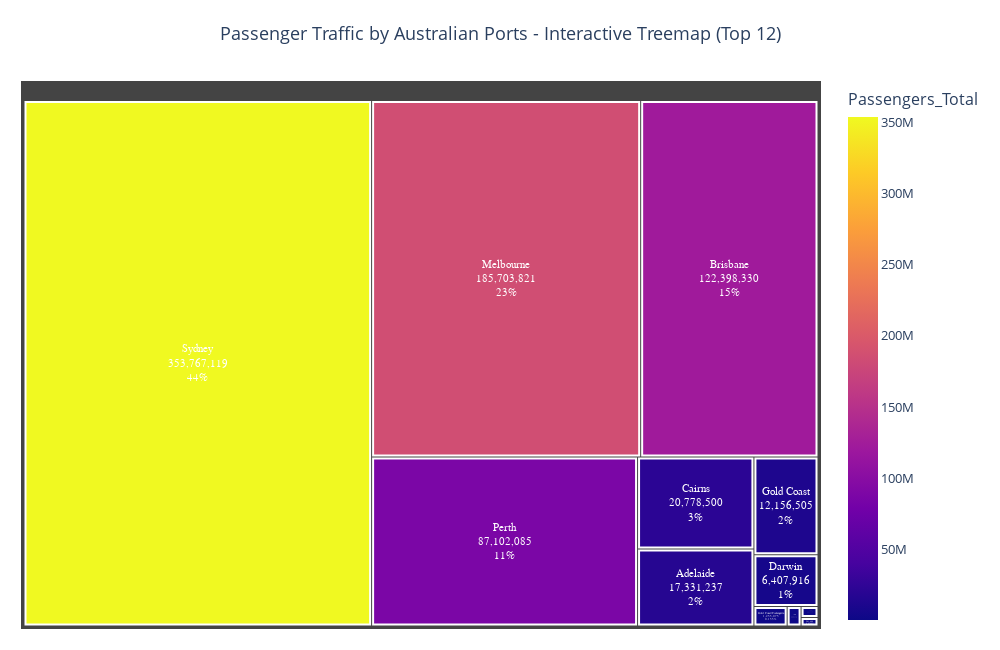

Notebook code cell kept with this figure:
### Code cell
# Australian Ports Treemap
top_12_ports = aus_port_traffic.head(12).reset_index()

fig_ports_treemap = px.treemap(
    top_12_ports,
    path=['AustralianPort'],
    values='Passengers_Total',
    title='Passenger Traffic by Australian Ports - Interactive Treemap (Top 12)',
    color='Passengers_Total',
    color_continuous_scale='Plasma',
    hover_data={'Passengers_Total': ':,.0f'}
)

fig_ports_treemap.update_layout(
    height=650,
    width=1000,
    font_size=13,
    title_font_size=18,
    title_x=0.5,
    margin=dict(t=80, l=20, r=20, b=20)
)

fig_ports_treemap.update_traces(
    textinfo="label+value+percent parent",
    textposition="middle center",
    textfont_size=11,
    textfont_color="white",
    textfont_family="Arial Black",
    hovertemplate="<b>%{label}</b><br>" +
                  "Passengers: %{value:,.0f}<br>" +
                  "Percentage: %{percentParent}<br>" +
                  "<extra></extra>",
    marker_line_width=2,
    marker_line_color="white"
)

fig_ports_treemap.show()

### Figure 1 — Plotly figure (JSON) as saved in the notebook; plotly's stock layout.template omitted (floating-point values rounded to 4 significant figures)
{"data": [{"branchvalues": "total", "customdata": [[17331237], [122398330], [20778500], [357840], [6407916], [12156505], [1255075], [185703821], [526133], [87102085], [353767119], [281480]], "domain": {"x": [0, 1], "y": [0, 1]}, "hovertemplate": "<b>%{label}</b><br>Passengers: %{value:,.0f}<br>Percentage: %{percentParent}<br><extra></extra>", "ids": ["Adelaide", "Brisbane", "Cairns", "Canberra", "Darwin", "Gold Coast", "Gold Coast/Coolangatta", "Melbourne", "Norfolk Island", "Perth", "Sydney", "Townsville"], "labels": ["Adelaide", "Brisbane", "Cairns", "Canberra", "Darwin", "Gold Coast", "Gold Coast/Coolangatta", "Melbourne", "Norfolk Island", "Perth", "Sydney", "Townsville"], "marker": {"coloraxis": "coloraxis", "colors": [17331237, 122398330, 20778500, 357840, 6407916, 12156505, 1255075, 185703821, 526133, 87102085, 353767119, 281480], "line": {"color": "white", "width": 2}}, "name": "", "parents": ["", "", "", "", "", "", "", "", "", "", "", ""], "textfont": {"color": "white", "family": "Arial Black", "size": 11}, "textinfo": "label+value+percent parent", "textposition": "middle center", "type": "treemap", "values": [17331237, 122398330, 20778500, 357840, 6407916, 12156505, 1255075, 185703821, 526133, 87102085, 353767119, 281480]}], "layout": {"coloraxis": {"colorbar": {"title": {"text": "Passengers_Total"}}, "colorscale": [[0, "#0d0887"], [0.1111, "#46039f"], [0.2222, "#7201a8"], [0.3333, "#9c179e"], [0.4444, "#bd3786"], [0.5556, "#d8576b"], [0.6667, "#ed7953"], [0.7778, "#fb9f3a"], [0.8889, "#fdca26"], [1, "#f0f921"]]}, "font": {"size": 13}, "height": 650, "legend": {"tracegroupgap": 0}, "margin": {"b": 20, "l": 20, "r": 20, "t": 80}, "title": {"font": {"size": 18}, "text": "Passenger Traffic by Australian Ports - Interactive Treemap (Top 12)", "x": 0.5}, "width": 1000}}
